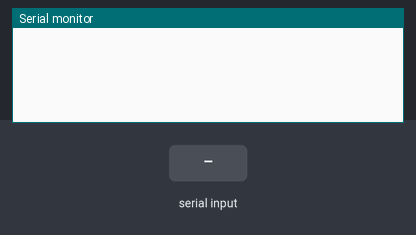
This sketch was run on a simulated Arduino Uno, built with avr-gcc and run on an emulated ATmega328P. Parts: the last lines printed to the serial monitor. The test bench sets the inputs (shaded band).

Above: at 1.2 s.
1.3 s: "90,45\n" received over Serial
At 2.1 s:
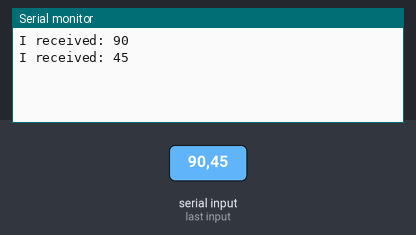
2.8 s: "30,150\n" received over Serial
At 4.1 s:
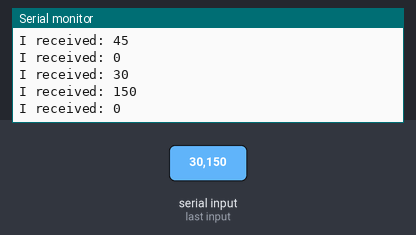
Timing chart, 0 to 5.8 s (numbered marks = the images above; inputs shaded):
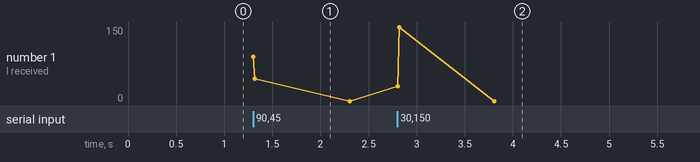

The sketch:

servoLibraryTest.ino
```cpp
//#include <Servo.h>
//#define servoPin 9

int angle = 0;


//Servo myservo;

void setup()
{
  Serial.begin(9600);
  //myservo.attach(servoPin);
}

void loop() {
  // send data only when you receive data:
  if (Serial.available() > 0) {
    // read the incoming byte:
    angle = Serial.parseInt();

    // say what you got:
    Serial.print("I received: ");
    Serial.println(angle, DEC);
  }
}
```

Measured:
- after the input at 1.3 s, the serial monitor: prints a new line at once (image 1)
- after the input at 2.8 s, the serial monitor: prints a new line at once (image 2)
